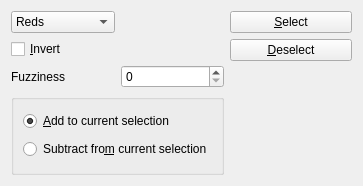
<?xml version="1.0" encoding="utf-8"?>
<ui version="4.0">
 <author>
    SPDX-FileCopyrightText: none
    SPDX-License-Identifier: GPL-3.0-or-later
  </author>
 <class>WdgColorRange</class>
 <widget class="QWidget" name="WdgColorRange">
  <property name="geometry">
   <rect>
    <x>0</x>
    <y>0</y>
    <width>363</width>
    <height>186</height>
   </rect>
  </property>
  <property name="windowTitle">
   <string>Color Range</string>
  </property>
  <layout class="QGridLayout" name="gridLayout_2">
   <item column="0" row="0">
    <layout class="QGridLayout" name="gridLayout">
     <item column="0" row="0">
      <widget class="QComboBox" name="cmbSelect">
       <item>
        <property name="text">
         <string>Reds</string>
        </property>
       </item>
       <item>
        <property name="text">
         <string>Yellows</string>
        </property>
       </item>
       <item>
        <property name="text">
         <string>Greens</string>
        </property>
       </item>
       <item>
        <property name="text">
         <string>Cyans</string>
        </property>
       </item>
       <item>
        <property name="text">
         <string>Blues</string>
        </property>
       </item>
       <item>
        <property name="text">
         <string>Magentas</string>
        </property>
       </item>
       <item>
        <property name="text">
         <string>Highlights</string>
        </property>
       </item>
       <item>
        <property name="text">
         <string>Midtones</string>
        </property>
       </item>
       <item>
        <property name="text">
         <string>Shadows</string>
        </property>
       </item>
      </widget>
     </item>
     <item column="0" row="1">
      <widget class="QCheckBox" name="chkInvert">
       <property name="text">
        <string>&amp;Invert</string>
       </property>
      </widget>
     </item>
     <item column="0" row="2">
      <widget class="QLabel" name="label">
       <property name="text">
        <string>Fuzziness</string>
       </property>
      </widget>
     </item>
     <item column="1" row="2">
      <widget class="KisSliderSpinBox" name="intFuzziness" native="true"/>
     </item>
     <item colspan="2" column="0" row="3">
      <widget class="QGroupBox" name="grpSelection">
       <property name="title">
        <string/>
       </property>
       <layout class="QVBoxLayout">
        <item>
         <widget class="QRadioButton" name="radioAdd">
          <property name="text">
           <string>&amp;Add to current selection</string>
          </property>
          <property name="checked">
           <bool>true</bool>
          </property>
         </widget>
        </item>
        <item>
         <widget class="QRadioButton" name="radioSubtract">
          <property name="text">
           <string>Subtract fro&amp;m current selection</string>
          </property>
         </widget>
        </item>
       </layout>
      </widget>
     </item>
    </layout>
   </item>
   <item column="1" row="0">
    <layout class="QVBoxLayout">
     <property name="leftMargin">
      <number>0</number>
     </property>
     <property name="topMargin">
      <number>0</number>
     </property>
     <property name="rightMargin">
      <number>0</number>
     </property>
     <property name="bottomMargin">
      <number>0</number>
     </property>
     <item>
      <widget class="QPushButton" name="bnSelect">
       <property name="text">
        <string>&amp;Select</string>
       </property>
      </widget>
     </item>
     <item>
      <widget class="QPushButton" name="bnDeselect">
       <property name="text">
        <string>&amp;Deselect</string>
       </property>
      </widget>
     </item>
     <item>
      <spacer name="spacer9">
       <property name="orientation">
        <enum>Qt::Vertical</enum>
       </property>
       <property name="sizeType">
        <enum>QSizePolicy::Expanding</enum>
       </property>
       <property name="sizeHint" stdset="0">
        <size>
         <width>20</width>
         <height>40</height>
        </size>
       </property>
      </spacer>
     </item>
    </layout>
   </item>
  </layout>
 </widget>
 <customwidgets>
  <customwidget>
   <class>KisSliderSpinBox</class>
   <extends>QSpinBox</extends>
   <header location="global">kis_slider_spin_box.h</header>
   <container>1</container>
  </customwidget>
 </customwidgets>
 <resources/>
 <connections/>
</ui>
